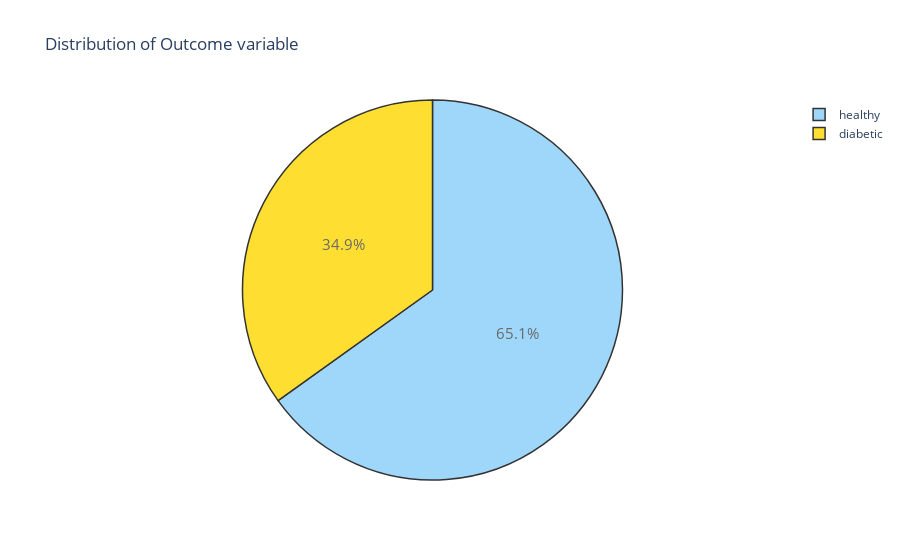

The code cell stored with this chart in its notebook:
### Code cell
target_percent()

### Figure 1 — Plotly figure (JSON) as saved in the notebook; plotly's stock layout.template omitted (floating-point values rounded to 4 significant figures)
{"data": [{"labels": ["healthy", "diabetic"], "marker": {"colors": ["lightskyblue", "gold"], "line": {"color": "#000000", "width": 1.5}}, "opacity": 0.8, "textfont": {"size": 15}, "type": "pie", "values": [500, 268]}], "layout": {"autosize": true, "title": {"text": "Distribution of Outcome variable"}}}
